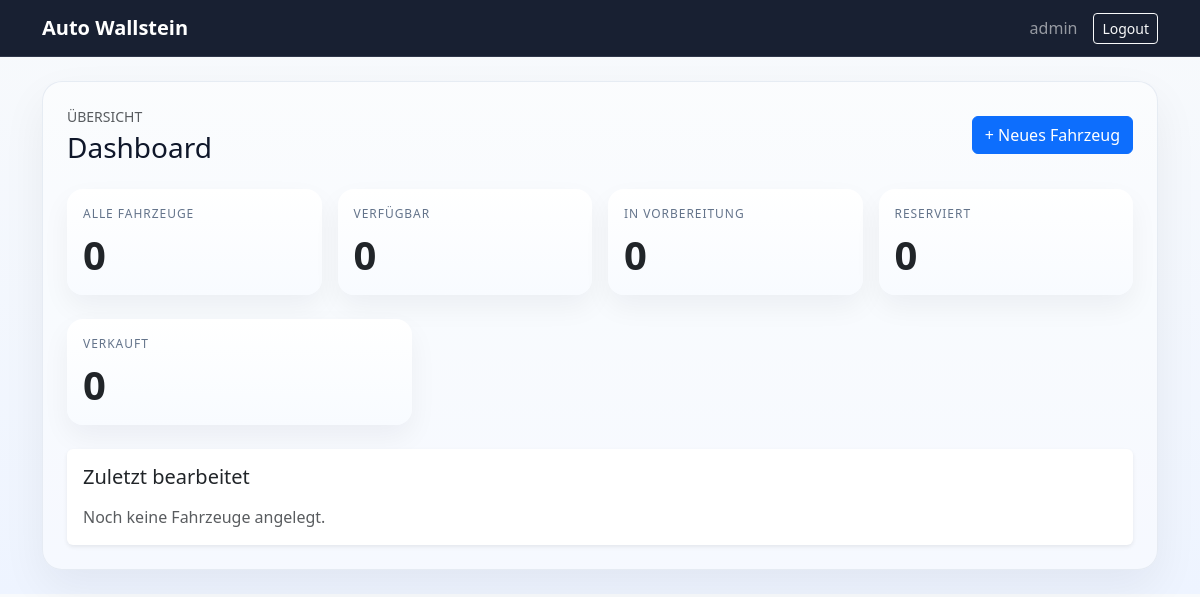
Page /dashboard/ (signed in) on the earlier database version.
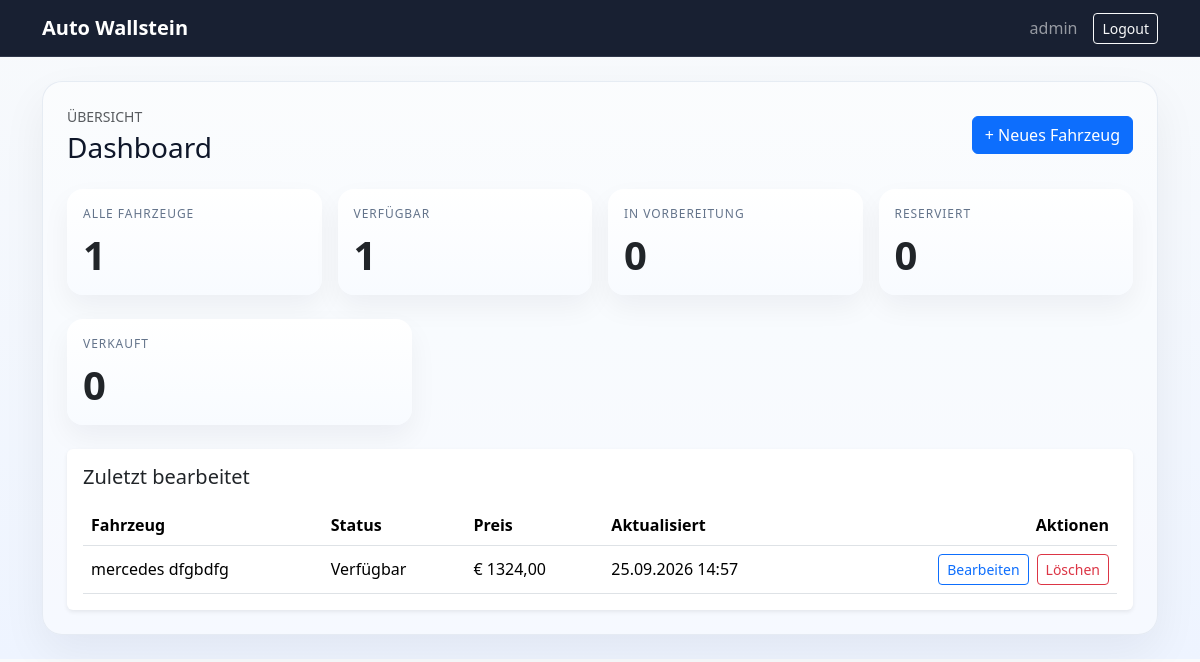
Same page on the later database version.
### vehicles/models.py (models this page shows, shortened)
class Vehicle(models.Model):
    internal_number = models.CharField(max_length=50, unique=True, verbose_name="Interne Fahrzeugnummer")
    brand = models.CharField(max_length=100, verbose_name="Marke")
    model = models.CharField(max_length=120, verbose_name="Modell")
    variant = models.CharField(max_length=150, blank=True, verbose_name="Variante / Modellbezeichnung")
    vehicle_type = models.CharField(max_length=80, verbose_name="Fahrzeugtyp")
    first_registration = models.DateField(verbose_name="Erstzulassung")
    year = models.PositiveIntegerField(verbose_name="Baujahr")
    mileage = models.PositiveIntegerField(verbose_name="Kilometerstand")
    fuel_type = models.CharField(max_length=60, verbose_name="Kraftstoffart")
    transmission = models.CharField(max_length=50, verbose_name="Getriebe")
    power_kw = models.PositiveIntegerField(verbose_name="Leistung kW")
    power_ps = models.PositiveIntegerField(verbose_name="Leistung PS")
    engine_capacity = models.PositiveIntegerField(verbose_name="Hubraum")
    doors = models.PositiveIntegerField(verbose_name="Anzahl Türen")
    seats = models.PositiveIntegerField(verbose_name="Anzahl Sitzplätze")
    exterior_color = models.CharField(max_length=80, verbose_name="Außenfarbe")
    interior_equipment = models.CharField(max_length=200, blank=True, verbose_name="Innenausstattung")
    vin = models.CharField(max_length=50, blank=True, verbose_name="FIN / Fahrgestellnummer")
    previous_owners = models.PositiveIntegerField(default=0, verbose_name="Anzahl Vorbesitzer")
    hu_valid_until = models.DateField(blank=True, null=True, verbose_name="HU gültig bis")
    purchase_price = models.DecimalField(max_digits=12, decimal_places=2, verbose_name="Einkaufspreis")
    sale_price = models.DecimalField(max_digits=12, decimal_places=2, verbose_name="Verkaufspreis")
    description = models.TextField(blank=True, verbose_name="Beschreibung")
    equipment = models.TextField(blank=True, verbose_name="Ausstattung")
    status = models.CharField(
        max_length=30,
        choices=VehicleStatus.choices,
        default=VehicleStatus.IN_PREPARATION,
        verbose_name="Status",
    )
    is_published = models.BooleanField(default=False, verbose_name="Veröffentlicht")
    public_visible = models.BooleanField(default=False, verbose_name="Öffentlich sichtbar")
    created_at = models.DateTimeField(default=timezone.now, verbose_name="Datum der Aufnahme")
    updated_at = models.DateTimeField(auto_now=True, verbose_name="Datum der letzten Änderung")
    class Meta:
        ordering = ["-updated_at"]
        verbose_name = "Fahrzeug"
        verbose_name_plural = "Fahrzeuge"

### vehicles/views.py (the view)
# urls.py: path("dashboard/", views.dashboard, name="dashboard"),
@login_required(login_url="login")
def dashboard(request):
    vehicles = Vehicle.objects.all()
    stats = {
        "total": vehicles.count(),
        "available": vehicles.filter(status=VehicleStatus.AVAILABLE).count(),
        "in_preparation": vehicles.filter(status=VehicleStatus.IN_PREPARATION).count(),
        "reserved": vehicles.filter(status=VehicleStatus.RESERVED).count(),
        "sold": vehicles.filter(status=VehicleStatus.SOLD).count(),
    }
    recent = vehicles.order_by("-updated_at")[:5]
    return render(request, "admin/dashboard.html", {"stats": stats, "recent_vehicles": recent})

### templates/admin/dashboard.html (shortened to what the changed rows need)
<!DOCTYPE html>
<html lang="de">
<head>
    <link href="https://cdn.jsdelivr.net/npm/bootstrap@5.3.3/dist/css/bootstrap.min.css" rel="stylesheet">
</head>
<body>
    <div class="container py-4">
        <div class="dashboard-shell">
            <div class="d-flex flex-column flex-md-row justify-content-between align-items-md-center gap-3 mb-4">
                <div>
                    <h1 class="h3 mb-0">Dashboard</h1>
                </div>
            </div>
            <div class="row g-3 mb-4">
                <div class="col-12 col-md-3">
                    <div class="stat-card card border-0 h-100">
                        <div class="card-body">
                            <div class="stat-label">Alle Fahrzeuge</div>
                            <div class="display-6 fw-semibold mt-2">{{ stats.total }}</div>
                        </div>
                    </div>
                </div>
                <div class="col-12 col-md-3">
                    <div class="stat-card card border-0 h-100">
                        <div class="card-body">
                            <div class="stat-label">Verfügbar</div>
                            <div class="display-6 fw-semibold mt-2">{{ stats.available }}</div>
                        </div>
                    </div>
                </div>
            </div>
            <div class="card border-0 shadow-sm">
                <div class="card-body">
                    <h2 class="h5 mb-3">Zuletzt bearbeitet</h2>
                    {% if recent_vehicles %}
                        <div class="table-responsive">
                            <table class="table table-hover align-middle mb-0">
                                <thead>
                                    <tr>
                                        <th>Fahrzeug</th>
                                        <th>Status</th>
                                        <th>Preis</th>
                                        <th>Aktualisiert</th>
                                        <th class="text-end">Aktionen</th>
                                    </tr>
                                </thead>
                                <tbody>
                                    {% for vehicle in recent_vehicles %}
                                        <tr>
                                            <td>{{ vehicle.brand }} {{ vehicle.model }}</td>
                                            <td>{{ vehicle.get_status_display }}</td>
                                            <td>€ {{ vehicle.sale_price }}</td>
                                            <td>{{ vehicle.updated_at|date:"d.m.Y H:i" }}</td>
                                            <td class="text-end">
                                                <div class="d-flex justify-content-end gap-2">
                                                    <a href="{% url 'vehicle_update' vehicle.pk %}" class="btn btn-sm btn-outline-primary">Bearbeiten</a>
                                                    <a href="{% url 'vehicle_delete' vehicle.pk %}" class="btn btn-sm btn-outline-danger">Löschen</a>
                                                </div>
                                            </td>
                                        </tr>
                                    {% endfor %}
                                </tbody>
                            </table>
                        </div>
                    {% else %}
                        <p class="text-muted mb-0">Noch keine Fahrzeuge angelegt.</p>
                    {% endif %}
                </div>
            </div>
        </div>
    </div>
</body>
</html>

Differences in the rows shown:
added Vehicle: brand "mercedes", model "dfgbdfg", status "Verfügbar", sale_price "1324,00", updated_at "25.09.2026 14:57"
Other differences:
{{ stats.total }}: "0" → "1"
{{ stats.available }}: "0" → "1"
text no longer shown: "Noch keine Fahrzeuge angelegt."
text now shown: "Fahrzeug Status Preis Aktualisiert Aktionen"
